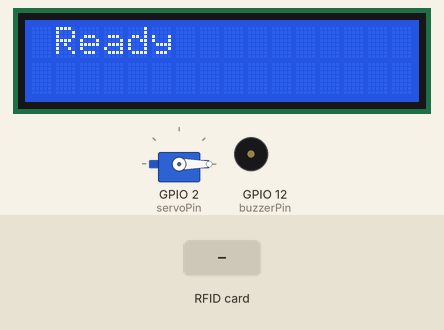
This sketch was run on a simulated ESP32. Parts: 16×2 character LCD, servo, buzzer (waves = sounding, pin HIGH). The inputs (shaded band) are chosen by the test bench.

Above: at 3.3 s.
3.4 s: RFID card AA AA AA AA held to the reader
At 4.0 s:
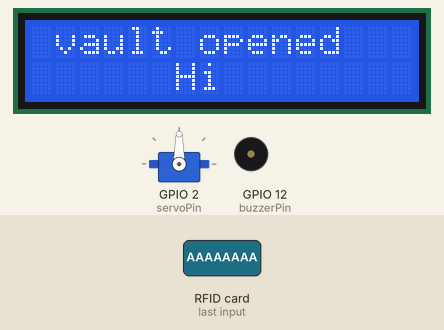
At 6.2 s:
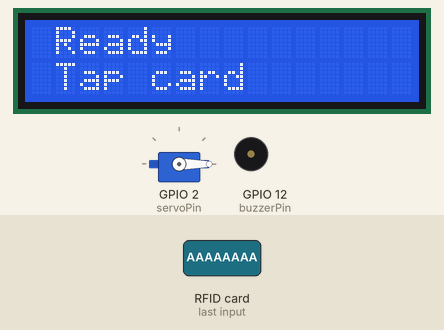
6.4 s: RFID card 5E 7A 19 C4 held to the reader
At 7.4 s:
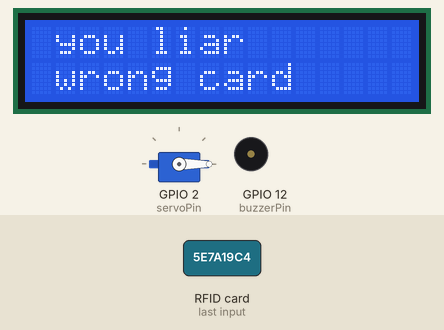
Timing chart, 0 to 9.4 s (numbered marks = the images above; inputs shaded):
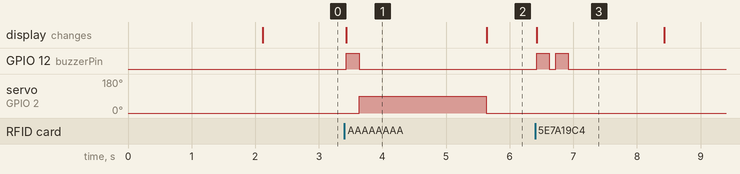

Measured:
- after the input at 3.4 s, GPIO 12 (buzzerPin): LOW → HIGH at once, → LOW 0.20 s later; servo on GPIO 2 (servoPin): 0° → 90° after 0.23 s, → 0° 2.0 s later; the display: changes at once (image 1)
- after the input at 6.4 s, GPIO 12 (buzzerPin): alternates HIGH for 0.20 s and LOW for 0.10 s, 4 changes in all, then stays LOW, starting at once; the display: changes at once (image 3)
- what the display in image 1 shows lasts 2.2 s, from 3.4 s to 5.6 s
- what the display in image 3 shows lasts 2.0 s, from 6.4 s to 8.4 s

The sketch:

vault_ino_ino.ino
```cpp
/*
 RFID vault System – Step 5 (FINAL)
 Full system: valid card -> unlock + happy beep
              invalid card -> sad beep + counter
              3 invalids -> lockout 30s
 */

#include <SPI.h>
#include <MFRC522.h>
#include <LiquidCrystal.h>
#include <ESP32Servo.h>

LiquidCrystal lcd(27, 14, 26, 25, 33, 32);

#define SS_PIN 5
#define RST_PIN 22
MFRC522 rfid(SS_PIN, RST_PIN);

String correctCard = "AA AA AA AA";   // change me

Servo lockServo;

const int servoPin = 2;

const int buzzerPin = 12;

int wrongCount = 0;

unsigned long lockoutUntil = 0;

const unsigned long LOCKOUT_TIME = 30000;   // 30 seconds

void happy() {
  digitalWrite(buzzerPin, HIGH);
  delay(200);
  digitalWrite(buzzerPin, LOW);
}

void sad() {
  digitalWrite(buzzerPin, HIGH);
  delay(200);
  digitalWrite(buzzerPin, LOW);
  delay(100);
  digitalWrite(buzzerPin, HIGH);
  delay(200);
  digitalWrite(buzzerPin, LOW);
}

void lockoutWarning() {
  for (int i = 0; i < 3; i++) {
    digitalWrite(buzzerPin, HIGH);
    delay(50);
    digitalWrite(buzzerPin, LOW);
    delay(50);
  }
}

void setup() {
  Serial.begin(115200);

  SPI.begin();

  rfid.PCD_Init();

  lcd.begin(16, 2);

  lockServo.attach(servoPin);

  pinMode(buzzerPin, OUTPUT);

  lockServo.write(0);

  lcd.print(" Vault System ");
  lcd.setCursor(0, 1);
  lcd.print(" Tap card");
  delay(2000);
  lcd.clear();
  lcd.print(" Ready");
}

void loop() {
  // lockout handler
  if (wrongCount >= 3 && millis() < lockoutUntil) {
    lcd.clear();
    lcd.print(" vault locked");
    lcd.setCursor(0, 1);
    lcd.print(" Wait ");
    lcd.print((lockoutUntil - millis()) / 1000);
    lcd.print("s");
    delay(500);
    return;
  }
  else if (wrongCount >= 3 && millis() >= lockoutUntil) {
    wrongCount = 0;
    lcd.clear();
    lcd.print(" Ready");
    lcd.setCursor(0, 1);
    lcd.print(" Tap card");
  }

  // RFID scan handler
  if (!rfid.PICC_IsNewCardPresent()) return;
  if (!rfid.PICC_ReadCardSerial()) return;

  String cardID = "";
  for (byte i = 0; i < rfid.uid.size; i++) {
    cardID += String(rfid.uid.uidByte[i], HEX);
    if (i < rfid.uid.size - 1) cardID += " ";
  }
  cardID.toUpperCase();

  lcd.clear();
  if (cardID == correctCard) {
    // valid card : reset wrong counter and unlock
    wrongCount = 0;
    lcd.print(" vault opened ");
    lcd.setCursor(0, 1);
    lcd.print("      Hi      ");
    happy();
    lockServo.write(90);      // unlock
    delay(2000);
    lockServo.write(0);       // lock again
  } else {
    // invalid card : increment counter
    wrongCount++;
    lcd.print(" you liar   ");
    lcd.setCursor(0, 1);
    lcd.print(" wrong card");
    sad();
    delay(1500);

    if (wrongCount >= 3) {
      lcd.clear();
      lcd.print(" vault locked");
      lcd.setCursor(0, 1);
      lcd.print(" too many lies");
      lockoutWarning();
      lockoutUntil = millis() + LOCKOUT_TIME;
      delay(2000);
      lcd.clear();
      lcd.print(" locked");
    }
  }

  lcd.clear();
  lcd.print(" Ready");
  lcd.setCursor(0, 1);
  lcd.print(" Tap card");
  rfid.PICC_HaltA();
}
```
